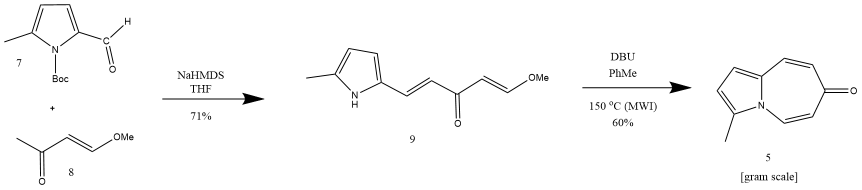
#> input picture reactiondataextractor/tests/test_images/rde_test.png, 1724 x 379 px (shown at 1/2 size); its folder holds only this picture in this run
$ python -i ocr.py   (imports and definitions only)
#> lines starting #> are read from the running program, lines starting #| are printed output that depends on the picture
#> further down, picture is the input picture: shape (379, 1724, 3); min 0, max 255, mean 250.7
### reactiondataextractor/configs/config.py
import os
import sys
import cv2

THIS_DIR = os.path.dirname(os.path.abspath(sys.argv[0]))

class Config:
    FIGURE = None
    ROOT_DIR = os.path.dirname(os.path.abspath(__file__))
    IMG_PATH = None
    HOME = os.path.expanduser('~')
    TESSDATA_PATH = f'{THIS_DIR}/../../tessdata'
    SINGLE_BOND_LENGTH = 1.54


class ExtractorConfig(Config):
    """Config used for all extractor classes"""
    # Whether to use cpu or gpu to run deep models
    DEVICE = 'cpu'  ## 'cpu' or 'cuda'
    # Path to the arrow detector weights
    ARROW_DETECTOR_PATH = os.path.join(Config.ROOT_DIR, '../models/cnn_weights/torch_arrow_detector_classifier.pt')
    # Path to the arrow classifier weights
    ARROW_CLASSIFIER_PATH = os.path.join(Config.ROOT_DIR, '../models/cnn_weights/torch_arrow_classifier.pt')
    # Shape of an arrow image fed to the detector model
    ARROW_IMG_SHAPE = [64, 64]
    # cv2 params for arrow initialization
    ARROW_CNT_MODE = cv2.RETR_EXTERNAL
    ARROW_CNT_METHOD = cv2.CHAIN_APPROX_SIMPLE

    # Path to the main object detection model
    UNIFIED_EXTR_MODEL_WT_PATH = os.path.join(Config.ROOT_DIR,
                                              '../models/cnn_weights/model_best_15Mar_diou.pth')
    # Threshold for suppressing detected diagrams overlapping with arrows
    UNIFIED_DIAG_FP_IOU_THRESH = 0.75
    # Threshold for reclassifying textual elements based on proximity to arrows and diagrams
    UNIFIED_RECLASSIFY_DIST_THRESH_COEFF = 2
    # Threshold for object detection
    UNIFIED_PRED_THRESH = 0.25
    # Threshold for filtering false positives based on intersection over area
    UNIFIED_IOA_FILTER_THRESH = 0.9
    # Threshold for selecting small detections from image tiles (only small boxes are chosen)
    TILER_THRESH_AREA_PERCENTILE = 20
    # Maximum dimensions of tile patches
    TILER_MAX_TILE_DIMS = (600, 800)
    # Distance for classifying diagrams as part of a conditions region around the arrow
    ARROW_DIAG_MAX_DISTANCE = 80
    # Distance used to crop an image around diagrams to compute appropriate dilation parameters
    DIAG_DILATION_EXT = 50
    # Maximum diagram area relative to total image area
    DIAG_MAX_AREA_FRACTION = 0.45
    # Path to the dictionary containing common chemical species' names
    CONDITIONS_SPECIES_PATH = os.path.join(Config.ROOT_DIR, '../dict/species.txt')
    # Threshold factor to filter out very big conditions regions (poor detections)
    CONDITIONS_MAX_AREA_FRACTION = 1.5
    # Maximum distance between conditions and the nearest arrow (assumes smaller image dimension is 1024 px)
    CONDITIONS_ARROW_MAX_DIST = 75
    # Maximum allowed distance difference between a labels and the first and second-closest diagram for pair reassignment
    DIAG_LABEL_MAX_REASSIGNMENT_DISTANCE = 75


class ProcessorConfig(Config):
    # Image binarisation thresholds
    BIN_THRESH = [70, 255]
    CANNY_THRESH = [50, 100]


class OCRConfig(Config):
    # Minimum area to perform character-wise OCR when poor outcome obtained
    PIECEWISE_OCR_THRESH_AREA = 100 #TODO: This value should be appropriate for commas, dots etc - optimise


class SchemeConfig(Config):
    # Overlap needed between a probing line and the diagram bbox to classify a diagram as part of a reaction step
    MIN_PROBING_OVERLAP_FACTOR = 0.35
    MAX_GROUP_DISTANCE = 50 # TODO: Adjust this value (maybe make a coefficient out of this)


class GlobalRGroupCache:
    def __init__(self):
        self.r_groups = set()
        self.r_group_variants = {}

    # [6 lines left out: function update_variants, not called in this run]

class GlobalTextCache:
    def __init__(self):
        self.diag_chars = []

    def extend(self, iterable):
        self.diag_chars.extend(iterable)

    def append(self, v):
        self.diag_chars.append(v)

    def __iter__(self):
        return iter(self.diag_chars)

global_r_group_cache = GlobalRGroupCache()
global_text_cache = GlobalTextCache()

### reactiondataextractor/ocr.py
# -*- coding: utf-8 -*-
"""
Optical Character Recognition
=============================

Extract text from images using Tesseract.
git
author: Damian Wilary
email: dmw51@cam.ac.uk


"""

from __future__ import absolute_import
from __future__ import division
from __future__ import print_function
from __future__ import unicode_literals
import locale

# [1 line not run here, left out]
import collections
import enum
import logging
import numpy as np
from typing import Union

import cv2
from PIL import Image, ImageEnhance
import tesserocr

from configs.config import OCRConfig
from reactiondataextractor.models.segments import Rect

log = logging.getLogger('extract.ocr')

# Whitelist for labels
ALPHABET_UPPER = 'ABCDEFGHIJKLMNOPQRSTUVWXYZ'
ALPHABET_LOWER = ALPHABET_UPPER.lower()
DIGITS = '0123456789'

SUPERSCRIPT = '⁰°'
ASSIGNMENT = ':=-'
HYPHEN = '-'
CONCENTRATION = '%()'
BRACKETS = '[]{}'
SEPARATORS = ',. '
OTHER = r'\'`/@'
LABEL_WHITELIST = (ASSIGNMENT + DIGITS + ALPHABET_UPPER + ALPHABET_LOWER + CONCENTRATION +
                   OTHER  + SUPERSCRIPT + SEPARATORS) + '+'
CONDITIONS_WHITELIST = DIGITS + ALPHABET_UPPER + ALPHABET_LOWER + CONCENTRATION + SEPARATORS + BRACKETS + SUPERSCRIPT \
                        + HYPHEN + OTHER + '+'
CHAR_WHITELIST = DIGITS + '+' + ALPHABET_UPPER + ALPHABET_LOWER + "',\""

OCR_CONFIDENCE = 70

# api = tesserocr.PyTessBaseAPI(path=OCRConfig.TESSDATA_PATH, oem=tesserocr.OEM.TESSERACT_ONLY)
# [1 line that did not run here, left out]
# [6 lines not run here, left out]

class TextChar:
    """Class to represent an individual text character
    """
    # [22 lines left out: function __init__, not called in this run]

    def __repr__(self):
        return f'TextChar({self.panel})'

    def __str__(self):
        return f"TextChar('{self.text}')"


# [28 lines left out: function img_to_text, not called in this run]


def _cv2_preprocess(img):

    img = cv2.resize(img, (0,0), fx=4, fy=4)
    kernel = np.ones((3, 3), np.uint8)

    img = cv2.erode(img, kernel, iterations=1)
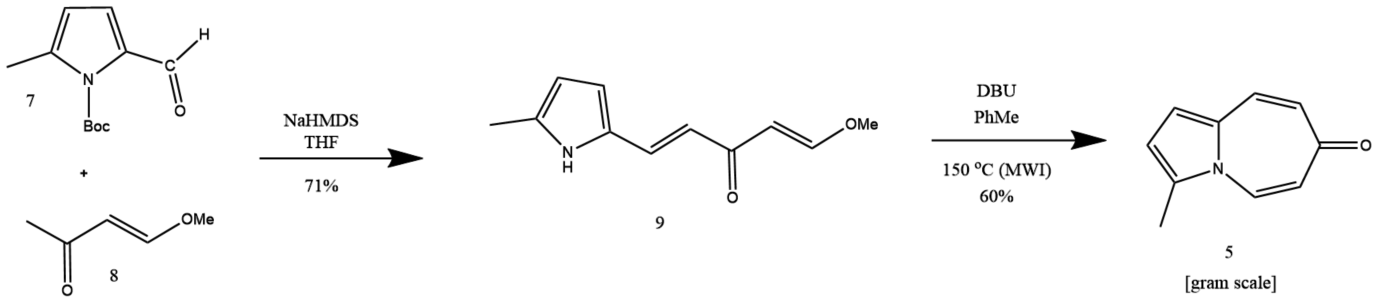
#> img: shape (1516, 6896, 3) (shown at 1/5 size); min 0, max 255, mean 249.4
    img = cv2.dilate(img, kernel, iterations=1)

#> (the run stopped early here; a loop or call above may not have finished)
